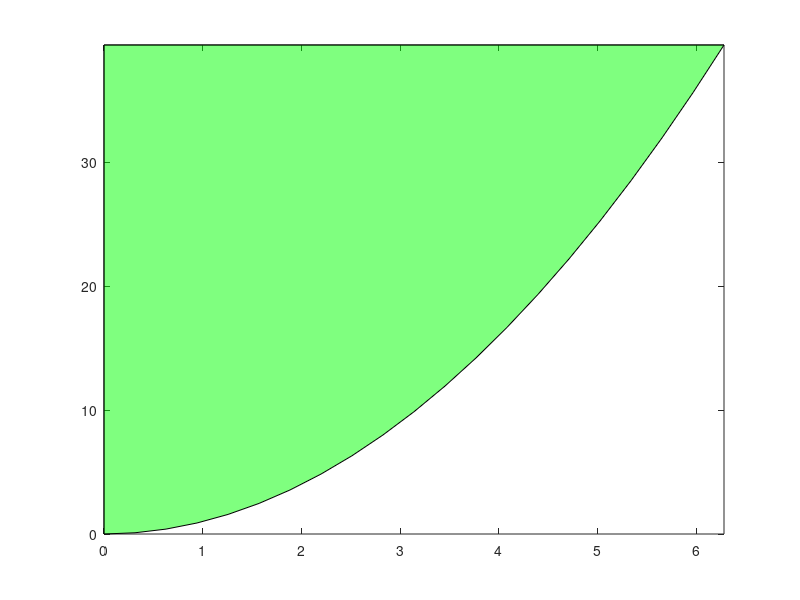

This chart was generated by the following MATLAB code:
x=0:pi/10:2*pi;
y=x.^2;
baseval=max(y);
H=area(x,y,baseval);
h=get(H,'children');
set(h,'FaceAlpha',0.5,'FaceColor',[0 1 0]);
axis tight